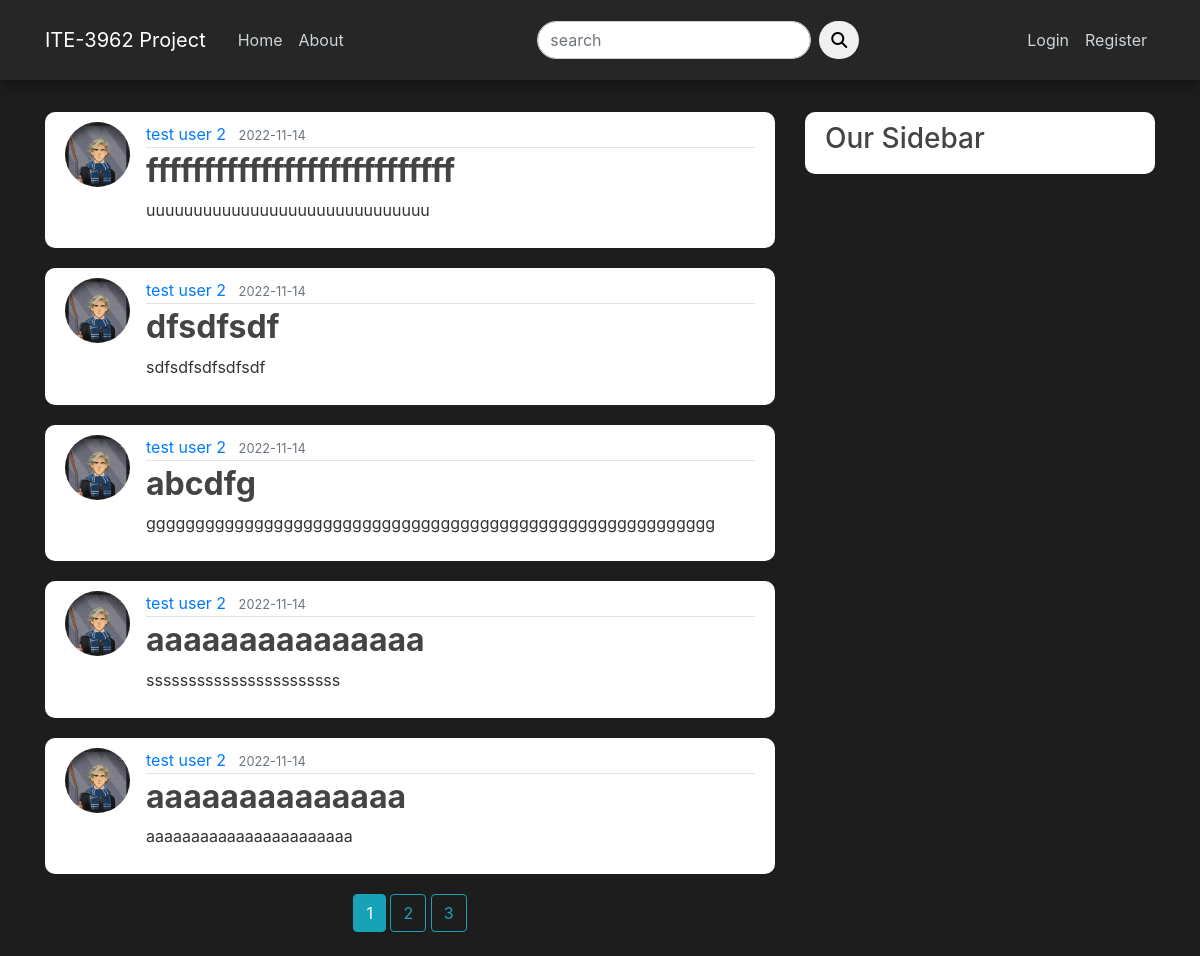
Page /home on the earlier database version.
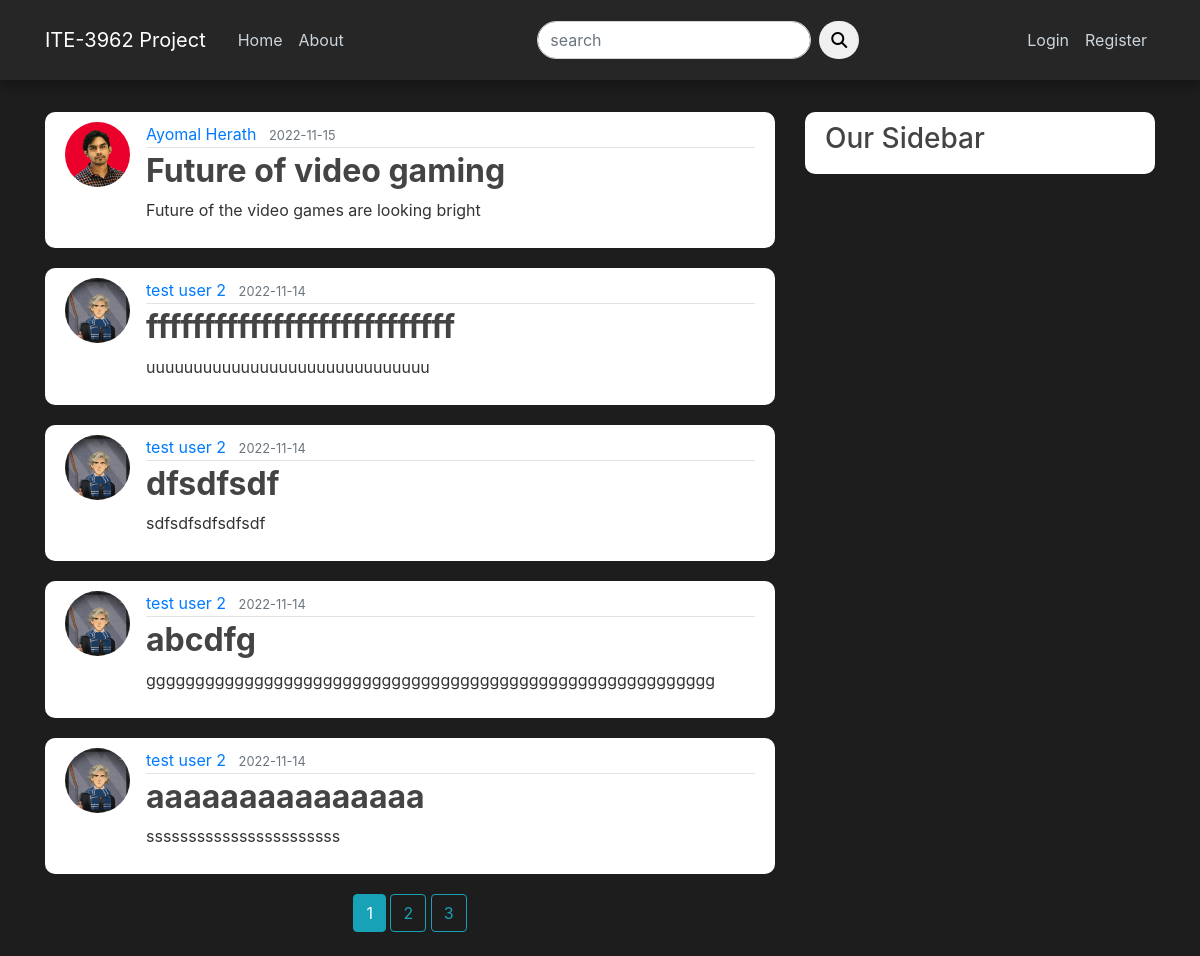
Same page on the later database version.
### blog/models.py (models this page shows, shortened)
class Post(db.Model):
    id = db.Column(db.Integer, primary_key=True)
    title = db.Column(db.String(100), nullable=False)
    date_posted = db.Column(db.DateTime, nullable=False, default=datetime.utcnow)
    content = db.Column(db.Text, nullable=False)
    post_image = db.Column(db.String(200), nullable=True)
    user_id = db.Column(db.Integer, db.ForeignKey('user.id'), nullable=False)

class User(db.Model, UserMixin):
    id = db.Column(db.Integer, primary_key=True)
    username = db.Column(db.String(20), unique=True, nullable=False)
    email = db.Column(db.String(120), unique=True, nullable=False)
    image_file = db.Column(db.String(20), nullable=False, default='default.jpg')
    password = db.Column(db.String(60), nullable=False)
    posts = db.relationship('Post', backref='author', lazy=True)

### blog/main/routes.py (the view)
@main.route("/home")
def home():
    page = request.args.get('page', 1, type=int)
    posts = Post.query.order_by(Post.date_posted.desc()).paginate(page=page, per_page=5)#pagination and post order
    return render_template('home.html', posts=posts)

### blog/users/forms.py
class SearchForm(FlaskForm):
    searched = StringField('search', validators=[DataRequired()])
    submit = SubmitField('Submit')

### blog/users/routes.py (called while the page is built)
@app.context_processor
def home():
    form = SearchForm()
    return dict(form=form)

### blog/templates/home.html (shortened to what this page needs)
{% extends "layout.html" %}
{% block content %}
    {% for post in posts.items %}
        <article class="media content-section">
            <img src="{{ url_for('static', filename='profile_pics/' + post.author.image_file)}}" class="rounded-circle article-img" alt="">
            <div class="media-body">
            <div class="article-metadata">
                <a class="mr-2" href="{{url_for('users.user_posts', username=post.author.username )}}">{{ post.author.username }}</a>
                <small class="text-muted">{{ post.date_posted.strftime('%Y-%m-%d') }}</small>
            </div>
            <h2><a class="article-title font-weight-bold" href="{{ url_for('posts.post', post_id=post.id)}}">{{ post.title }}</a></h2>
            <p class="article-content">{{ post.content }}</p>
            </div>
        </article>
    {% endfor %}
    <div class="pagi_btn text-center">
    {% for page_num in posts.iter_pages(left_edge=1, right_edge=1, left_current=1, right_current=2) %}
        {% if page_num %}
            {% if posts.page == page_num %}
                <a href="{{ url_for('main.home', page=page_num )}}" class="btn btn-info mb-4">{{ page_num }}</a>
            {% else %}
                <a href="{{ url_for('main.home', page=page_num )}}" class="btn btn-outline-info mb-4">{{ page_num }}</a>
            {% endif %}
        {% endif %}
    {% endfor %}
    </div>
{% endblock content %}

### blog/templates/layout.html (shortened to what this page needs)
<!DOCTYPE html>
<html lang="en">
<head>
     <link rel="stylesheet" href="https://cdn.jsdelivr.net/npm/bootstrap@4.3.1/dist/css/bootstrap.min.css">
     <link rel="stylesheet" type="text/css" href="{{ url_for('static', filename='main.css') }}">
     <link rel="stylesheet" href="https://cdnjs.cloudflare.com/ajax/libs/font-awesome/6.2.0/css/all.min.css" />
</head>
<body>
    <header class="site-header">
        <nav class="navbar navbar-expand-md navbar-dark bg-steel fixed-top">
          <div class="container">
            <a class="navbar-brand mr-4" href="/home">ITE-3962 Project</a>
            <div class="collapse navbar-collapse" id="navbarToggle">
              <div class="navbar-nav mr-auto">
                <a class="nav-item nav-link" href="{{url_for('main.home')}}">Home</a>
                <a class="nav-item nav-link" href="{{url_for('main.about')}}">About</a>
              </div>
              <form action="{{ url_for('users.search') }}" method="POST">
                <div class="input-group">
                  <div class="form-outline">
                    <input type="search" name="searched" id="form1" class="form-control" placeholder="search" />
                  </div>
                  <button type="submit" class="btn btn-primary btn-search">
                    <i class="fas fa-search"></i>
                  </button>
                </div>
              </form>
              <div class="navbar-nav">
                {% if current_user.is_authenticated %}
                  <a class="nav-item nav-link" href="{{url_for('posts.new_post')}}">New Post</a>
                  <a class="nav-item nav-link" href="{{url_for('users.account')}}">Account</a>
                  <a class="nav-item nav-link" href="{{url_for('users.logout')}}">Logout</a>
                {% else %}
                  <a class="nav-item nav-link" href="{{url_for('users.login')}}">Login</a>
                  <a class="nav-item nav-link" href="{{url_for('users.register')}}">Register</a>
                {% endif %}
              </div>
            </div>
          </div>
        </nav>
      </header>
      <main role="main" class="container">
        <div class="row">
          <div class="col-md-8">
            {% block content %}{% endblock %}
          </div>
          <div class="col-md-4">
            <div class="content-section">
              {% block sidebar %}
                <h3>Our Sidebar</h3>
              {% endblock %}
            </div>
          </div>
        </div>
      </main>
</body>
</html>

### blog/static/main.css (style rules this page uses)
body { background: #1d1d1d; color: #333333; margin-top: 7rem; }
h1, h2, h3, h4, h5, h6 { color: #444444; }
.bg-steel { background-color: #272626; }
.navbar { height: 5rem; box-shadow: 0 8px 8px 0 rgba(0,0,0,.2); }
.site-header .navbar-nav .nav-link { color: #cbd5db; width: max-content; }
.site-header form { margin-left: 5rem; margin-right: 10rem; }
.site-header .input-group .form-outline .form-control { border-radius: 5rem; }
.site-header .input-group button { margin-left: 0.5rem; background-color: #f0f0f0; border: none; color: #000000; border-radius: 5rem; }
.content-section { background: #ffffff; padding: 10px 20px; border-radius: 10px; margin-bottom: 20px; }
.article-title { color: #444444; }
.article-content { white-space: pre-line; }
.article-img { height: 65px; width: 65px; margin-right: 16px; }
.article-metadata { padding-bottom: 1px; margin-bottom: 4px; border-bottom: 1px solid #e3e3e3 }

Differences in the rows shown:
no longer on this page (row unchanged): Post: image_file (picture), author.username "test user 2", date_posted "2022-11-14", title "aaaaaaaaaaaaaa", content "aaaaaaaaaaaaaaaaaaaaaaa"
added Post: image_file (picture), author.username "Ayomal Herath", date_posted "2022-11-15", title "Future of video gaming", content "Future of the video games are looking bright"
